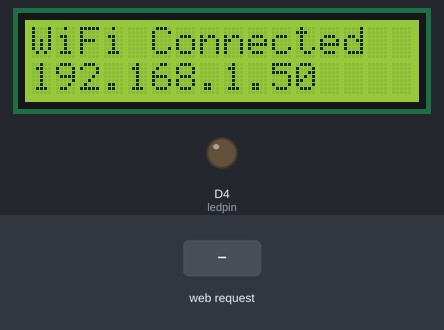
Bench run of a sketch on a simulated ESP8266 (NodeMCU). Parts: 16×2 character LCD, output pins drawn as LEDs (lit = HIGH). Inputs (shaded band) come from the test bench. WiFi joins after 1.5 s; servers stay silent unless stated; what the sketch prints to the serial monitor is not drawn.

Above: at 5.8 s.
5.9 s: HTTP request GET /ON received
At 7.2 s:
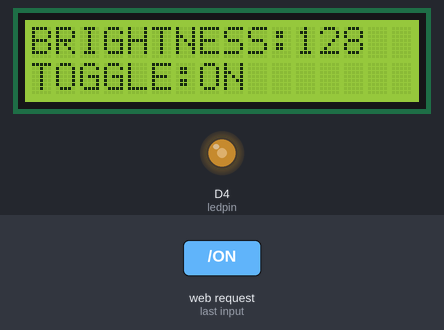
Timing chart, 0 to 8.9 s (numbered marks = the images above; inputs shaded):
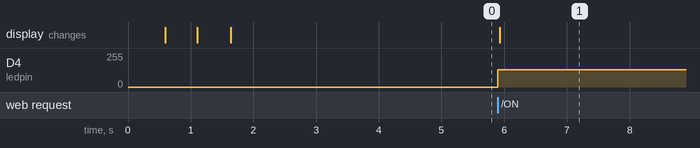

The sketch:

ESP8266_Server.ino
```cpp
#include <ESP8266WiFi.h>        // Wi-Fi library for ESP8266
#include <LiquidCrystal_I2C.h>  // I2C LCD library

// 🛠️ Wi-Fi credentials (replace with your own)
const char* ssid = "yourwifiname";       // Your Wi-Fi network name
const char* password = "wifipassword";   // Your Wi-Fi password

// 💡 LED control pin
const int ledpin = D4;  // GPIO2 (PWM-capable pin)

bool ledstate = true;   // LED toggle state
int brightness = 128;   // Initial brightness (0–255)

// 📟 LCD setup: I2C address 0x27, 16 columns x 2 rows
LiquidCrystal_I2C lcd(0x27, 16, 2);

// 🌐 TCP server setup
WiFiServer server(8080);  // Listen on port 8080
WiFiClient client;        // Incoming client connection

void setup() {
  lcd.begin();            // Initialize LCD
  lcd.backlight();        // Turn on LCD backlight
  pinMode(ledpin, OUTPUT);  // Set LED pin as output
  Serial.begin(115200);     // Start serial monitor for debugging

  // 📶 Connect to Wi-Fi
  WiFi.begin(ssid, password);
  int dotcount = 0;
  while (WiFi.status() != WL_CONNECTED) {
    lcd.setCursor(0, 0);
    lcd.print("Connecting..");
    lcd.setCursor(dotcount % 16, 1);
    lcd.print(".");
    dotcount++;
    delay(500);
  }

  // ✅ Wi-Fi connected
  lcd.clear();
  lcd.setCursor(0, 0);
  lcd.print("WiFi Connected");
  lcd.setCursor(0, 1);
  lcd.print(WiFi.localIP());  // Show IP address
  delay(3000);

  server.begin();  // Start TCP server
}

void loop() {
  // 🔌 Accept new client if none connected
  if (!client || !client.connected()) {
    client = server.available();
  }

  // 📥 Read incoming message from client
  if (client.available()) {
    String msg = client.readStringUntil('\n');  // Read until newline
    Serial.println("Message Received: " + msg);

    // 🔆 Handle brightness command
    if (msg.startsWith("BRIGHTNESS:")) {
      String value = msg.substring(11);         // Extract value
      brightness = value.toInt();               // Convert to integer
      brightness = constrain(brightness, 0, 255);  // Clamp between 0–255
    }

    // 🔘 Handle toggle command
    if (msg.startsWith("TOGGLE:")) {
      String toggle = msg.substring(7);
      toggle.trim();                            // Remove whitespace
      ledstate = (toggle == "ON");              // Set LED state
    }

    // 💡 Apply brightness to LED
    analogWrite(ledpin, ledstate ? brightness : 0);

    // 📟 Update LCD display
    updatelcd();
  }
}

// 📟 LCD update function
void updatelcd() {
  lcd.clear();
  lcd.setCursor(0, 0);
  lcd.print("BRIGHTNESS:" + String(brightness));
  lcd.setCursor(0, 1);
  lcd.print("TOGGLE:" + String(ledstate ? "ON" : "OFF"));
}
```

Measured:
- after the input at 5.9 s, D4 (ledpin): 0/255 → 128/255 at once; the display: changes at once (image 1)
